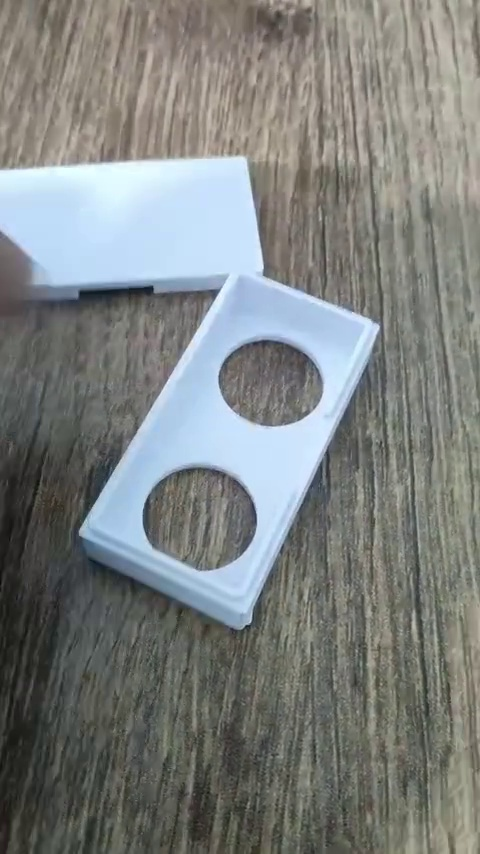
#> input picture data/splits/test/images/clip1_000882.jpg, 480 x 854 px; its folder holds only this picture in this run
$ python review_labels.py
#> lines starting #> are read from the running program, lines starting #| are printed output that depends on the picture; after the words box and inside, x2 and y2 are one past the last pixel; in counts of white or black regions, pixels touching at a corner belong together
"""Offline label review tool (OpenCV window, nothing leaves the laptop).

    python scripts/review_labels.py                 # starts at the first frame I have not reviewed
    python scripts/review_labels.py --start 40
    python scripts/review_labels.py --only exclude          # only the frames listed in data/labelled/exclude.txt
    python scripts/review_labels.py --only clip1_000854 clip1_000875

Mouse
  left-drag on empty space  draw a new box (current class)
  left-click on a box       select it (thick border)
  right-click on a box      delete it
Keys
  1 / 2 / 3     class enclosure / body / lid  (changes the selected box AND the class for new boxes)
  d             delete selected box
  c             clear all boxes on this image (image with no part)
  SPACE / n     accept this image as reviewed -> next
  p             previous image
  q / ESC       save and quit
Every accepted image is listed in data/labelled/reviewed.csv with a timestamp.
"""

from __future__ import annotations

import argparse
import csv
from datetime import datetime
from pathlib import Path

import cv2
import numpy as np

ROOT = Path(__file__).resolve().parents[1]
CLASSES = ["enclosure", "body", "lid"]
COLOURS = [(0, 220, 255), (60, 220, 60), (60, 60, 255)]


def write_reviewed(path: Path, reviewed: dict[str, dict[str, str]]) -> None:
    with open(path, "w", newline="") as f:
        w = csv.writer(f)
        w.writerow(["file", "reviewed_at", "reviewer"])
        w.writerows([k, v["reviewed_at"], v["reviewer"]] for k, v in sorted(reviewed.items()))


class Review:
    def __init__(self, images: list[Path], lbl_dir: Path, reviewed_csv: Path, max_h: int,
                 reviewer: str = "karthik") -> None:
        self.images, self.lbl_dir, self.reviewed_csv = images, lbl_dir, reviewed_csv
        self.reviewer = reviewer
        self.reviewed: dict[str, dict[str, str]] = {}   # file -> {reviewed_at, reviewer}
        if reviewed_csv.exists():
            with open(reviewed_csv, newline="") as f:
                self.reviewed = {r["file"]: {"reviewed_at": r["reviewed_at"], "reviewer": r.get("reviewer", "")}
                                 for r in csv.DictReader(f)}
        self.max_h = max_h
        self.cur_cls = 0
        self.sel: int | None = None
        self.drag: tuple[int, int] | None = None
        self.mouse = (0, 0)
        self.boxes: list[list[float]] = []   # [cls, x1, y1, x2, y2] in image pixels
        self.i = 0

    # ---------- io ----------
    def load(self) -> None:
        p = self.images[self.i]
        self.img = cv2.imread(str(p))
#> self.img is the input picture: shape (854, 480, 3); mean B, G, R 127.3, 129, 125.4
        self.h, self.w = self.img.shape[:2]
#> self.h = 854; self.w = 480
        self.scale = min(2.0, self.max_h / self.h)
#> self.scale = 0.749
        self.boxes, self.sel = [], None
        lf = self.lbl_dir / f"{p.stem}.txt"
        if lf.exists():
            for line in lf.read_text().splitlines():
                if line.strip():
                    c, x, y, bw, bh = map(float, line.split())
                    self.boxes.append([int(c), (x - bw / 2) * self.w, (y - bh / 2) * self.h,
                                       (x + bw / 2) * self.w, (y + bh / 2) * self.h])

    def save(self) -> None:
        p = self.images[self.i]
        lines = []
        for c, x1, y1, x2, y2 in self.boxes:
            x1, x2 = sorted((np.clip(x1, 0, self.w), np.clip(x2, 0, self.w)))
            y1, y2 = sorted((np.clip(y1, 0, self.h), np.clip(y2, 0, self.h)))
            if x2 - x1 < 3 or y2 - y1 < 3:
                continue
            lines.append(f"{int(c)} {(x1 + x2) / 2 / self.w:.6f} {(y1 + y2) / 2 / self.h:.6f} "
                         f"{(x2 - x1) / self.w:.6f} {(y2 - y1) / self.h:.6f}\n")
        (self.lbl_dir / f"{p.stem}.txt").write_text("".join(lines))

    def mark_reviewed(self) -> None:
        self.reviewed[self.images[self.i].name] = {"reviewed_at": datetime.now().isoformat(timespec="seconds"),
                                                   "reviewer": self.reviewer}
        write_reviewed(self.reviewed_csv, self.reviewed)

    # ---------- interaction ----------
    def hit(self, x: float, y: float) -> int | None:
        inside = [(abs((b[3] - b[1]) * (b[4] - b[2])), k) for k, b in enumerate(self.boxes)
                  if b[1] <= x <= b[3] and b[2] <= y <= b[4]]
        return min(inside)[1] if inside else None

    def on_mouse(self, ev: int, mx: int, my: int, flags: int, _: object) -> None:
        x, y = mx / self.scale, my / self.scale
        self.mouse = (x, y)
        if ev == cv2.EVENT_LBUTTONDOWN:
            k = self.hit(x, y)
            if k is not None:
                self.sel = k
            else:
                self.drag = (x, y)
        elif ev == cv2.EVENT_LBUTTONUP and self.drag:
            x0, y0 = self.drag
            self.drag = None
            if abs(x - x0) > 5 and abs(y - y0) > 5:
                self.boxes.append([self.cur_cls, min(x0, x), min(y0, y), max(x0, x), max(y0, y)])
                self.sel = len(self.boxes) - 1
        elif ev == cv2.EVENT_RBUTTONDOWN:
            k = self.hit(x, y)
            if k is not None:
                self.boxes.pop(k)
                self.sel = None

    def render(self) -> np.ndarray:
        s = self.scale
#> s = 0.749
        out = cv2.resize(self.img, (int(self.w * s), int(self.h * s)))
        for k, (c, x1, y1, x2, y2) in enumerate(self.boxes):
            col = COLOURS[int(c)]
            cv2.rectangle(out, (int(x1 * s), int(y1 * s)), (int(x2 * s), int(y2 * s)), col, 4 if k == self.sel else 2)
            cv2.putText(out, CLASSES[int(c)], (int(x1 * s) + 3, int(y1 * s) + 18), 0, 0.6, col, 2)
        if self.drag:
            x0, y0 = self.drag
            cv2.rectangle(out, (int(x0 * s), int(y0 * s)), (int(self.mouse[0] * s), int(self.mouse[1] * s)),
                          COLOURS[self.cur_cls], 1)
        name = self.images[self.i].name
        status = (f"{self.i + 1}/{len(self.images)}  reviewed {len(self.reviewed)}  "
                  f"{'[DONE]' if name in self.reviewed else '[todo]'}  new box: {self.cur_cls + 1}={CLASSES[self.cur_cls]}")
        bar = np.zeros((48, out.shape[1], 3), np.uint8)
        cv2.putText(bar, status, (6, 18), 0, 0.5, (255, 255, 255), 1)
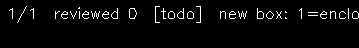
#> bar: shape (48, 359, 3); 3.6% white in thin lines or dots, all inside (x1, y1, x2, y2) = (9, 6, 359, 23)
        cv2.putText(bar, "1/2/3 class  d del  c clear  SPACE ok+next  p prev  q quit", (6, 40), 0, 0.45, (180, 180, 180), 1)
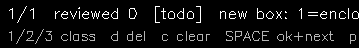
#> bar: shape (48, 359, 3); 3.5% of pixels changed, all inside (x1, y1, x2, y2) = (9, 29, 356, 44)
        return np.vstack([out, bar])
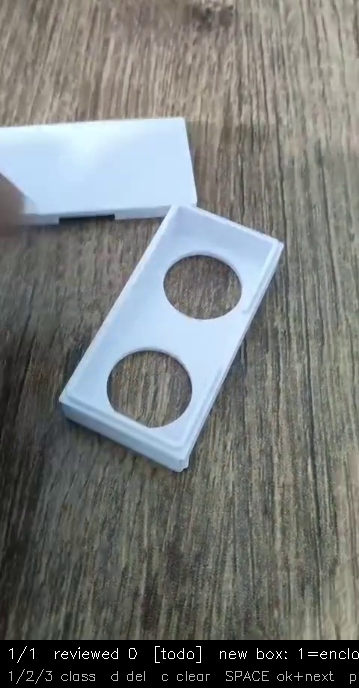
#> returned value: shape (688, 359, 3); mean of channels 0, 1, 2 119.4, 121, 117.6; drawn as B, G, R

    def run(self, start: int | None) -> None:
        if start is not None:
            self.i = start
        else:
            todo = [k for k, p in enumerate(self.images) if p.name not in self.reviewed]
            self.i = todo[0] if todo else 0
        win = "review labels"
        cv2.namedWindow(win, cv2.WINDOW_AUTOSIZE)
        cv2.setMouseCallback(win, self.on_mouse)
        self.load()
        while True:
            cv2.imshow(win, self.render())
            k = cv2.waitKey(20) & 0xFF
#> (key q is pressed here)
            if k in (ord("1"), ord("2"), ord("3")):
                self.cur_cls = k - ord("1")
                if self.sel is not None:
                    self.boxes[self.sel][0] = self.cur_cls
            elif k == ord("d") and self.sel is not None:
                self.boxes.pop(self.sel)
                self.sel = None
            elif k == ord("c"):
                self.boxes, self.sel = [], None
            elif k in (ord(" "), ord("n")):
                self.save()
                self.mark_reviewed()
                if self.i < len(self.images) - 1:
                    self.i += 1
                    self.load()
            elif k == ord("p") and self.i > 0:
                self.save()
                self.i -= 1
                self.load()
            elif k in (ord("q"), 27):
                self.save()
                break
            if cv2.getWindowProperty(win, cv2.WND_PROP_VISIBLE) < 1:
                self.save()
                break
        cv2.destroyAllWindows()
        print(f"reviewed {len(self.reviewed)}/{len(self.images)} images")


def main() -> None:
    ap = argparse.ArgumentParser()
    ap.add_argument("--images", default="data/frames/images")
    ap.add_argument("--labels", default="data/labelled")
    ap.add_argument("--start", type=int, default=None, help="index to start at (default: first unreviewed)")
    ap.add_argument("--height", type=int, default=640, help="window image height in pixels")
    ap.add_argument("--reviewer", default="karthik", help="name written to reviewed.csv")
    ap.add_argument("--only", nargs="+", default=None,
                    help="review only these frames (e.g. clip1_000854.jpg or clip1_000854), "
                         "or 'exclude' for every frame listed in exclude.txt")
    args = ap.parse_args()
    images = sorted(p for p in (ROOT / args.images).glob("*") if p.suffix.lower() in {".jpg", ".png", ".jpeg"})
    root = ROOT / args.labels
    if args.only:
        wanted: set[str] = set()
        for name in args.only:
            if name == "exclude":
                for line in (root / "exclude.txt").read_text(encoding="utf-8").splitlines():
                    line = line.split("#")[0].strip()
                    if line:
                        wanted.add(Path(line).stem)
            else:
                wanted.add(Path(name).stem)
        images = [p for p in images if p.stem in wanted]
        missing = wanted - {p.stem for p in images}
        if missing:
            print(f"not found in {args.images}: {', '.join(sorted(missing))}")
        if not images:
            return
        print(f"reviewing only {len(images)} frame(s): {', '.join(p.name for p in images)}")
        args.start = 0 if args.start is None else args.start
    (root / "labels").mkdir(parents=True, exist_ok=True)
    Review(images, root / "labels", root / "reviewed.csv", args.height, args.reviewer).run(args.start)


if __name__ == "__main__":
    main()

$ run again, on data/splits/test/images/clip1_000924.jpg
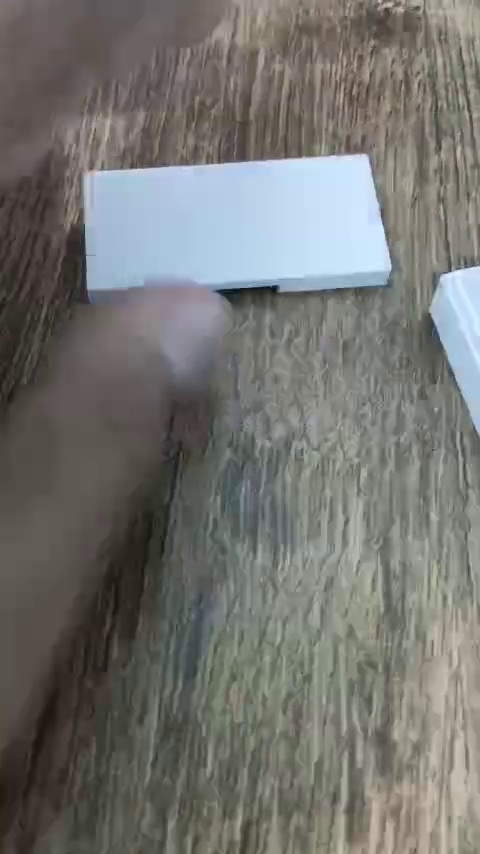
#> input picture data/splits/test/images/clip1_000924.jpg, 480 x 854 px
#> in load, self.img is the input picture: shape (854, 480, 3); mean B, G, R 112.3, 116, 115.8
#> in render, `return np.vstack([out, bar])`:
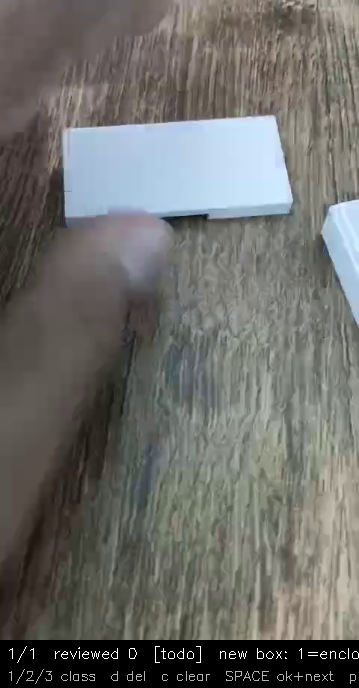
#> returned value: shape (688, 359, 3); mean of channels 0, 1, 2 105.4, 108.9, 108.7; drawn as B, G, R

$ run again, on data/splits/test/images/clip1_000931.jpg
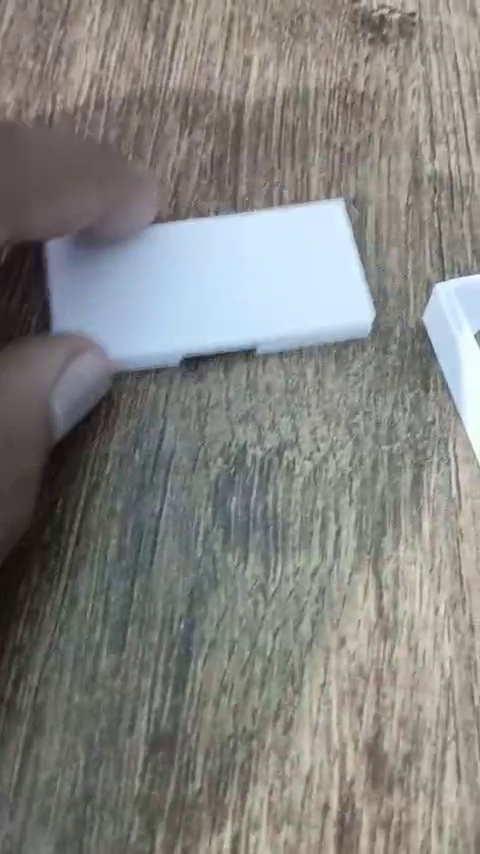
#> input picture data/splits/test/images/clip1_000931.jpg, 480 x 854 px
#> in load, self.img is the input picture: shape (854, 480, 3); mean B, G, R 128.5, 132, 132.1
#> in render, `return np.vstack([out, bar])`:
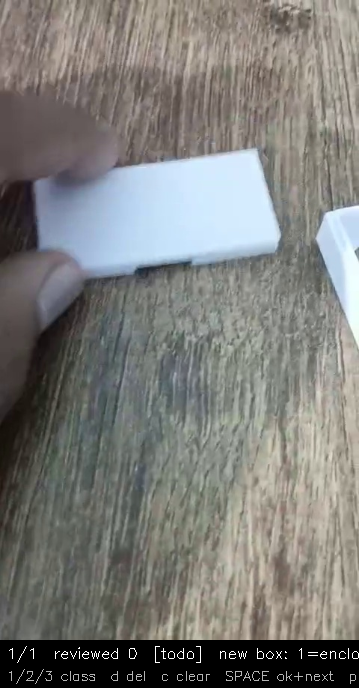
#> returned value: shape (688, 359, 3); mean of channels 0, 1, 2 120.5, 123.7, 123.9; drawn as B, G, R

$ run again, on data/splits/test/images/clip1_000938.jpg
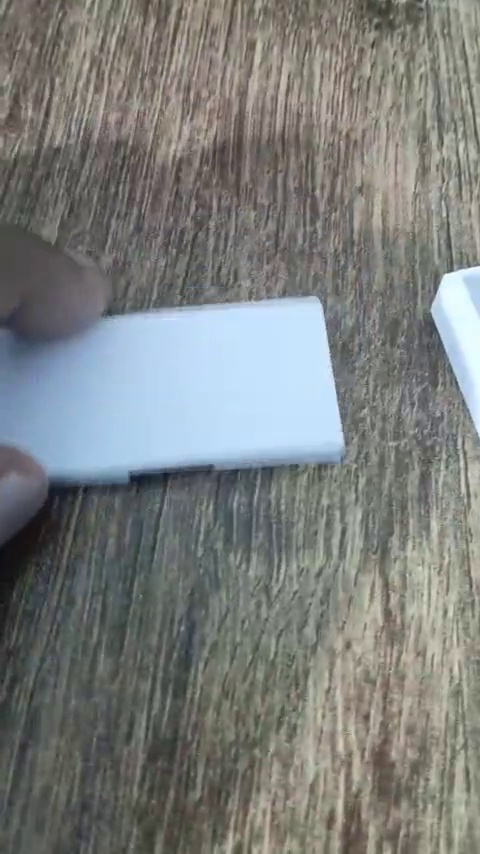
#> input picture data/splits/test/images/clip1_000938.jpg, 480 x 854 px
#> in load, self.img is the input picture: shape (854, 480, 3); mean B, G, R 124.8, 126.7, 123.8
#> in render, `return np.vstack([out, bar])`:
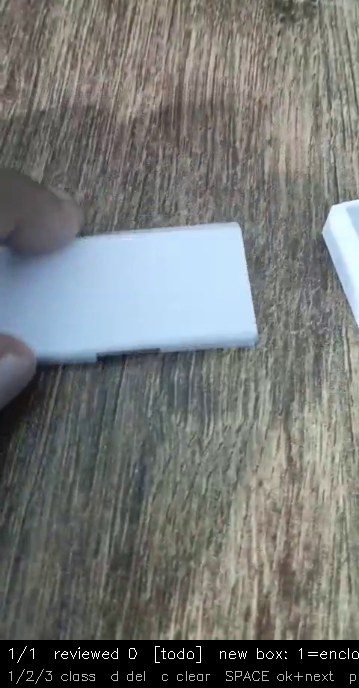
#> returned value: shape (688, 359, 3); mean of channels 0, 1, 2 117.1, 118.8, 116.1; drawn as B, G, R

$ run again, on data/splits/test/images/clip1_000889.jpg
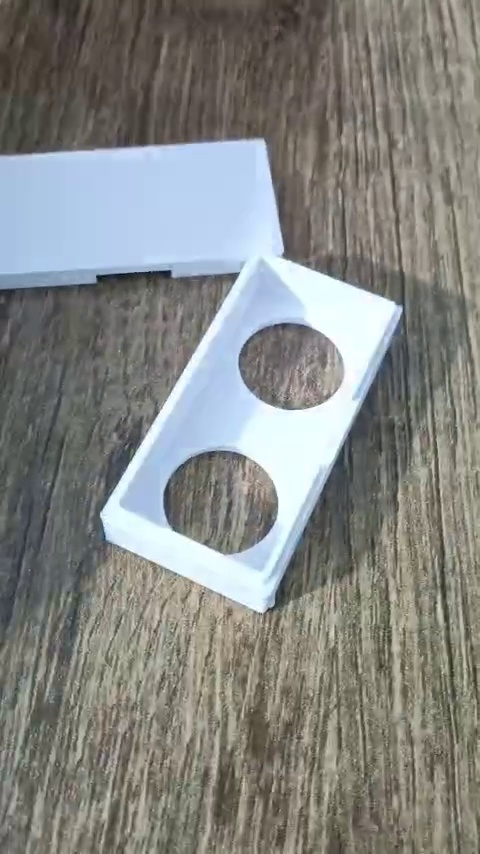
#> input picture data/splits/test/images/clip1_000889.jpg, 480 x 854 px
#> in load, self.img is the input picture: shape (854, 480, 3); mean B, G, R 130.7, 133.8, 132.2
#> in render, `return np.vstack([out, bar])`:
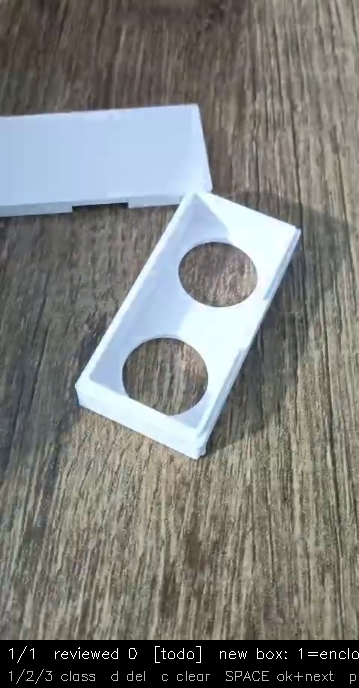
#> returned value: shape (688, 359, 3); mean of channels 0, 1, 2 122.5, 125.4, 123.9; drawn as B, G, R
